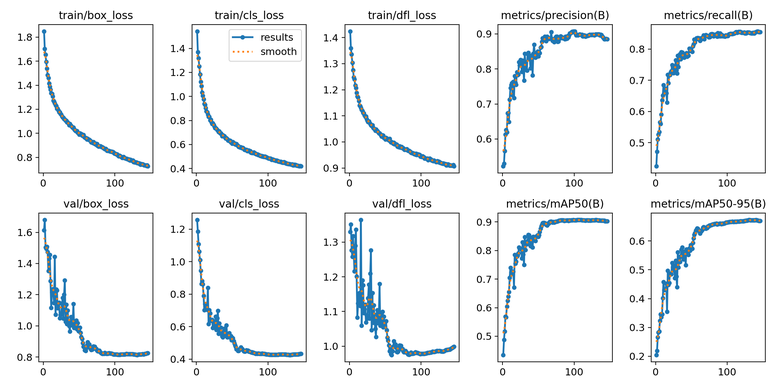
#> input picture runs/detect/yolov8m_kitti_enhanced/results.png, 776 x 388 px, shrunk from 2400 x 1200 before the run
$ jupyter execute --allow-errors Yolo-Eval.ipynb   (shell and % lines are left out)
#> lines starting #> are read from the running program, lines starting #| are printed output that depends on the picture
# Milestone 2: Object Detection Model Development

# After Training our model for 200 epochs on the kitti dataset in yolov8m.py These are the results that we were able to obtain post-training:

[cell 1]
import cv2
import pandas
import matplotlib.pyplot as plt

def show_image(img_path):
    img = cv2.imread(img_path)
#> img is the input picture: shape (388, 776, 3); mean B, G, R 243.7, 242, 239.3
    img = cv2.cvtColor(img, cv2.COLOR_BGR2RGB)
    plt.figure(figsize=(22, 16))
    plt.imshow(img)
    plt.axis('off')
    plt.show()

[cell 2]
show_image('runs/detect/yolov8m_kitti_enhanced/results.png')

## ✅ *Training & Validation Insights – Our Model*

---

### ✅ *Training Losses*

| Metric             | Description                                                                                                             |
| ------------------ | ----------------------------------------------------------------------------------------------------------------------- |
| *📦 Box Loss*    | Measures how accurately our model predicts bounding box locations. Decreasing steadily → *better localization*.       |
| *🏷 Class Loss* | Evaluates how well the model classifies each object. Lower values show *improved classification confidence*.          |
| *🎯 DFL Loss*    | Distribution Focal Loss helps improve fine-grained box localization. A smooth drop indicates *robust box regression*. |

> ✅ All training losses *consistently decreased*, showing effective learning without signs of underfitting.

---

### ✅ *Validation Losses*

| Metric                 | Description                                                                                         |
| ---------------------- | --------------------------------------------------------------------------------------------------- |
| *📦 Val Box Loss*    | Tests how well box predictions generalize to unseen data. No sudden spikes → *no overfitting*.    |
| *🏷 Val Class Loss* | Validates object class predictions. Remains in sync with training loss → *stable generalization*. |
| *🎯 Val DFL Loss*    | Maintains smooth decline → shows the model is *accurate in locating objects* even on new samples. |

> ✅ Validation metrics mirror training trends, which confirms a *well-generalized model*.

---

### ✅ *Performance Metrics (On Validation Set)*

| Metric                | What it Tells Us                                                                          | Performance                      |
| --------------------- | ----------------------------------------------------------------------------------------- | -------------------------------- |
| *🎯 Precision (B)*  | % of predicted objects that were correct (few false alarms)                               | ✅ \~0.90+                        |
| *🔍 Recall (B)*     | % of actual objects detected (few misses)                                                 | ✅ \~0.89+                        |
| *🏆 mAP\@50 (B)*    | Mean Average Precision at IoU=0.5 – captures overall detection quality                    | ✅ \~0.90                         |
| *📐 mAP\@50-95 (B)* | Stricter mAP across IoUs from 0.5 to 0.95 – reflects *both detection and box precision* | 🔧 \~0.67 (room for fine-tuning) |

> 💡 Our model performs exceptionally well in object *detection, with particularly high **mAP\@50* and *precision* – showing it is confident and accurate.

---

[cell 3]
show_image('runs/detect/yolov8m_kitti_enhanced/confusion_matrix.png')
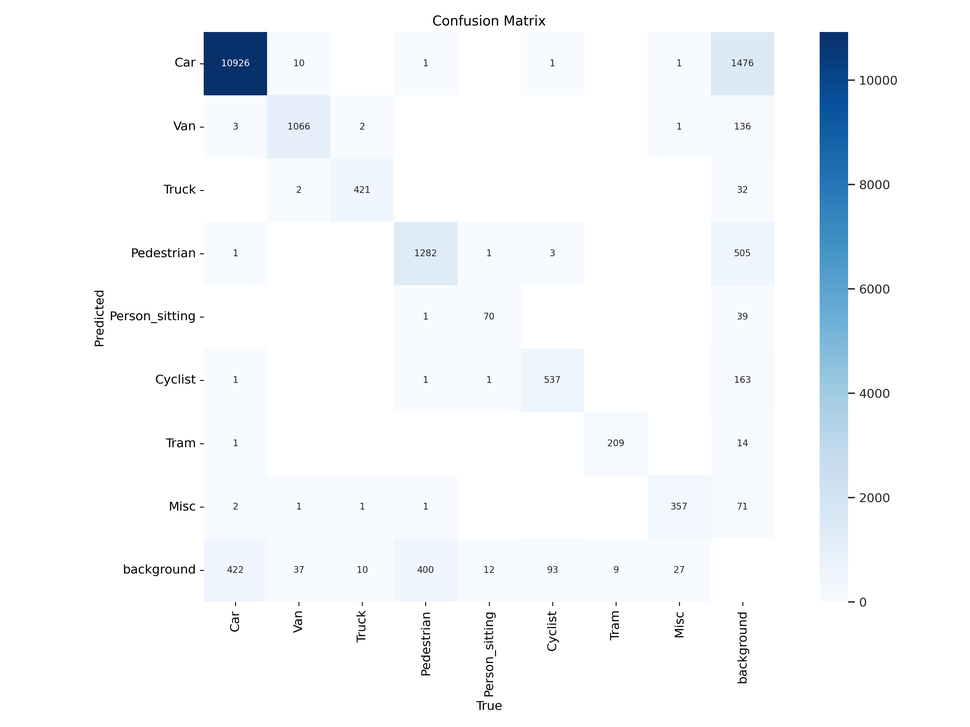
#> input picture runs/detect/yolov8m_kitti_enhanced/confusion_matrix.png, 970 x 727 px, shrunk from 3000 x 2250 before the run
#> in show_image, img is the input picture: shape (727, 970, 3); mean B, G, R 251.3, 248.8, 246.2

### ✅ Strengths of the Model

The confusion matrix highlights that the model is performing *exceptionally well overall, particularly in detecting **vehicles*, which are critical for autonomous driving systems:

* *High Accuracy on Vehicles*:

  * *Cars (96%), **Vans (96%), and **Trucks (97%)* are detected with high precision and minimal confusion with other classes.
  * This indicates that the model has successfully learned the visual features of large and common road objects.

* *Tram and Miscellaneous Classes*:

  * The model achieves *96% accuracy on Trams* and *92% on Miscellaneous*, showing it generalizes well to less frequent but important categories.

* *Low False Positives*:

  * Very few background regions are incorrectly predicted as objects, suggesting strong classification confidence and low overfitting.

* *Class Separation*:

  * Classes like *Car, **Truck, and **Van* are visually similar, yet the model distinguishes between them effectively, showing it has learned fine-grained features.

---

### 📌 Overall Summary

The model demonstrates strong, consistent performance across most classes—especially for large, frequent objects that are crucial for autonomous driving. While there's room for improvement with smaller and rarer classes like *pedestrians*, the high performance on dominant vehicle categories indicates a solid, reliable base model.

[cell 4]
show_image('runs/detect/yolov8m_kitti_enhanced/pr_curve.png')
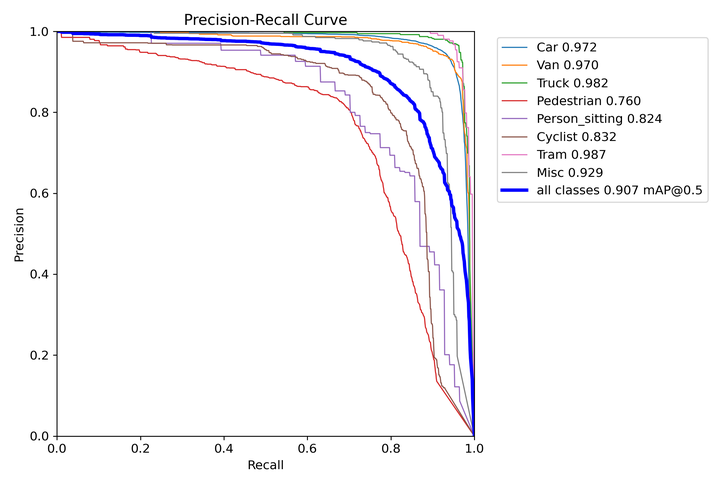
#> input picture runs/detect/yolov8m_kitti_enhanced/PR_curve.png, 727 x 485 px, shrunk from 2250 x 1500 before the run, found by its file name
#> in show_image, img is the input picture: shape (485, 727, 3); mean B, G, R 248.8, 247, 247.7
